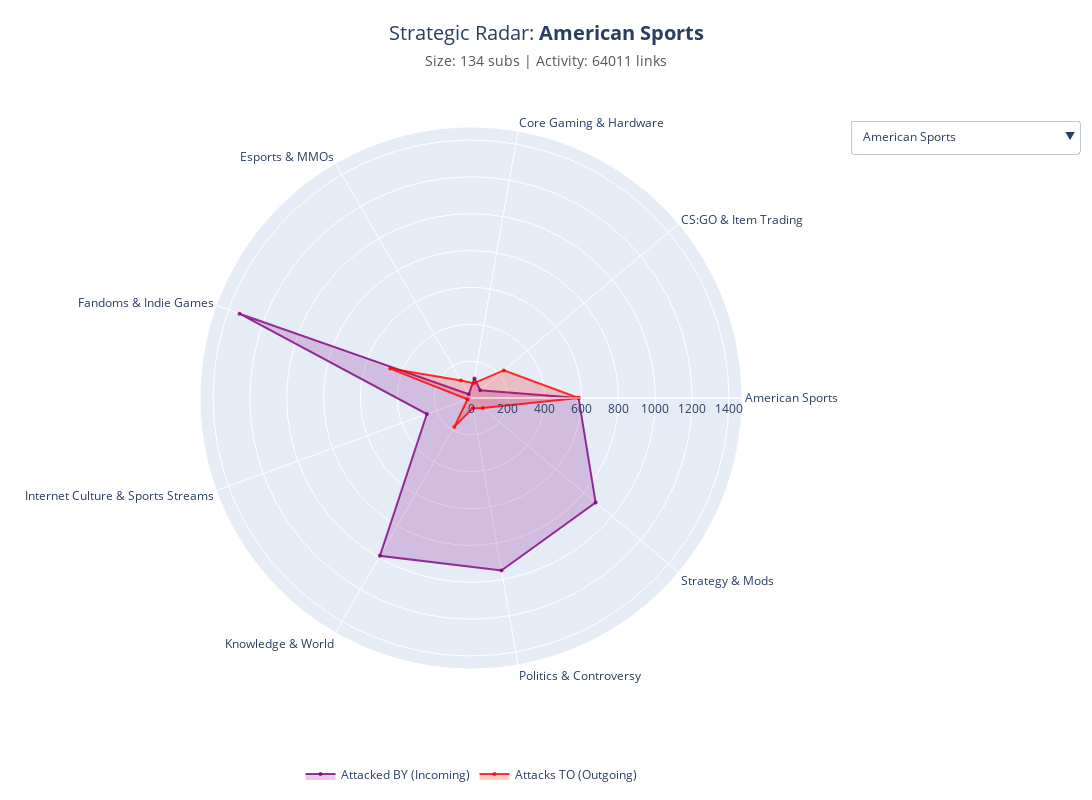

Here is the notebook cell this chart was saved with:
### Markdown cell above
### 4. The Strategic Radar — Your Early Warning System

**The Intel:**
The Warfare Matrix (above) gives you the global weather report. But a moderator doesn't need to know if it's raining *everywhere*; you need to know if a storm is hitting *your* house.
This is your **Tactical Radar**. It answers the single most important question for survival: *"When the attack comes, what flag will it fly?"*

**The Analysis:**
Select your Tribe from the dropdown. The radar generates a unique **Threat Signature** based on two defensive layers:

* **<span style="color:purple">The Purple Zone (Incoming Attacks):</span>**
    * *What it tells you:* Who is besieging you?
    * *The Shape of Danger:*
        * *A Single Spike:* You have a **Nemesis**. (e.g., *r/Science* is specifically targeted by *The Conspiracist Tribe*). You can predict exactly where the brigading will come from.
        * *A Full Circle:* You are a **Pariah**. (e.g., *r/Politics*). You are being attacked from all sides. There is no specific enemy; the world is the enemy.

* **<span style="color:red">The Red Zone (Outgoing Aggression):</span>**
    * *What it tells you:* Who are your users raiding?
    * *The Shape of Aggression:*
        * *A Spike:* Your users have a specific vendetta. They are "hunting" a neighbor.
        * *A Full Circle:* Your community is indiscriminately toxic. You are managing a "Flash Mob" that attacks anything that moves.

**Actionable Advice:**
* **Check the Radar Daily:** Before you ban a user for "trolling," check their history against your Radar. If they post in a Tribe that has a massive Purple Spike against you, they aren't a lost tourist, they are an enemy combatant.
* **Silence the Red Spikes:** If you see your community forming a Red Spike against a specific neighbor, implement an automod filter for links to that subreddit. Stop the raid before the admins step in.

### Code cell
from my_function import plot_interactive_tribe_radar

plot_interactive_tribe_radar(Tmerge_df, sub_merged_df, tribe_mapping, threshold=50)

### Figure 1 — Plotly figure (JSON) as saved in the notebook; plotly's stock layout.template omitted (floating-point values rounded to 4 significant figures)
{"data": [{"fill": "toself", "fillcolor": "rgba(128, 0, 128, 0.2)", "line": {"color": "rgba(128, 0, 128, 0.8)"}, "marker": {"size": 4}, "name": "Attacked BY (Incoming)", "r": [584, 65, 108, 24, 1337, 255, 989, 951, 883, 584], "theta": ["American Sports", "CS:GO & Item Trading", "Core Gaming & Hardware", "Esports & MMOs", "Fandoms & Indie Games", "Internet Culture & Sports Streams", "Knowledge & World", "Politics & Controversy", "Strategy & Mods", "American Sports"], "type": "scatterpolar"}, {"fill": "toself", "fillcolor": "rgba(255, 0, 0, 0.2)", "line": {"color": "rgba(255, 0, 0, 0.8)"}, "marker": {"size": 4}, "name": "Attacks TO (Outgoing)", "r": [584, 233, 81, 110, 467, 20, 181, 56, 84, 584], "theta": ["American Sports", "CS:GO & Item Trading", "Core Gaming & Hardware", "Esports & MMOs", "Fandoms & Indie Games", "Internet Culture & Sports Streams", "Knowledge & World", "Politics & Controversy", "Strategy & Mods", "American Sports"], "type": "scatterpolar"}], "layout": {"height": 800, "legend": {"orientation": "h", "x": 0.5, "xanchor": "center", "y": -0.15}, "margin": {"b": 100, "l": 200, "r": 200, "t": 120}, "polar": {"radialaxis": {"range": [0, 1471.0], "visible": true}}, "title": {"font": {"size": 20}, "text": "Strategic Radar: <b>American Sports</b><br><span style='font-size:14px; color:#555;'>Size: 134 subs | Activity: 64011 links</span>", "x": 0.5, "xanchor": "center", "y": 0.95}, "updatemenus": [{"active": 0, "buttons": [{"args": [{"r": [[584, 65, 108, 24, 1337, 255, 989, 951, 883, 584], [584, 233, 81, 110, 467, 20, 181, 56, 84, 584]], "theta": [["American Sports", "CS:GO & Item Trading", "Core Gaming & Hardware", "Esports & MMOs", "Fandoms & Indie Games", "Internet Culture & Sports Streams", "Knowledge & World", "Politics & Controversy", "Strategy & Mods", "American Sports"], ["American Sports", "CS:GO & Item Trading", "Core Gaming & Hardware", "Esports & MMOs", "Fandoms & Indie Games", "Internet Culture & Sports Streams", "Knowledge & World", "Politics & Controversy", "Strategy & Mods", "American Sports"]]}, {"polar.radialaxis.range": [0, 1471.0], "title": "Strategic Radar: <b>American Sports</b><br><span style='font-size:14px; color:#555;'>Size: 134 subs | Activity: 64011 links</span>"}], "label": "American Sports", "method": "update"}, {"args": [{"r": [[233, 248, 190, 40, 63, 3063, 64, 209, 2325, 72, 58, 1560, 1011, 233], [65, 248, 85, 13, 54, 217, 3, 8, 52, 8, 13, 18, 31, 65]], "theta": [["American Sports", "CS:GO & Item Trading", "Core Gaming & Hardware", "Critique & Sociology", "Esports & MMOs", "Fandoms & Indie Games", "General Discussion", "Internet Culture & Sports Streams", "Knowledge & World", "Meta-Humor & Bot Watch", "Personal Support & Advice", "Politics & Controversy", "Strategy & Mods", "American Sports"], ["American Sports", "CS:GO & Item Trading", "Core Gaming & Hardware", "Critique & Sociology", "Esports & MMOs", "Fandoms & Indie Games", "General Discussion", "Internet Culture & Sports Streams", "Knowledge & World", "Meta-Humor & Bot Watch", "Personal Support & Advice", "Politics & Controversy", "Strategy & Mods", "American Sports"]]}, {"polar.radialaxis.range": [0, 3369.0], "title": "Strategic Radar: <b>CS:GO & Item Trading</b><br><span style='font-size:14px; color:#555;'>Size: 380 subs | Activity: 99803 links</span>"}], "label": "CS:GO & Item Trading", "method": "update"}, {"args": [{"r": [[81, 85, 293, 48, 915, 132, 785, 24, 393, 448, 81], [108, 190, 293, 143, 212, 18, 120, 29, 49, 69, 108]], "theta": [["American Sports", "CS:GO & Item Trading", "Core Gaming & Hardware", "Esports & MMOs", "Fandoms & Indie Games", "Internet Culture & Sports Streams", "Knowledge & World", "Meta-Humor & Bot Watch", "Politics & Controversy", "Strategy & Mods", "American Sports"], ["American Sports", "CS:GO & Item Trading", "Core Gaming & Hardware", "Esports & MMOs", "Fandoms & Indie Games", "Internet Culture & Sports Streams", "Knowledge & World", "Meta-Humor & Bot Watch", "Politics & Controversy", "Strategy & Mods", "American Sports"]]}, {"polar.radialaxis.range": [0, 1007.0], "title": "Strategic Radar: <b>Core Gaming & Hardware</b><br><span style='font-size:14px; color:#555;'>Size: 524 subs | Activity: 88467 links</span>"}], "label": "Core Gaming & Hardware", "method": "update"}, {"args": [{"r": [[13, 177, 279, 241, 90, 71, 18, 13], [40, 177, 64, 17, 0, 6, 33, 40]], "theta": [["CS:GO & Item Trading", "Critique & Sociology", "Fandoms & Indie Games", "Knowledge & World", "Politics & Controversy", "Strategy & Mods", "Visual Viral Content", "CS:GO & Item Trading"], ["CS:GO & Item Trading", "Critique & Sociology", "Fandoms & Indie Games", "Knowledge & World", "Politics & Controversy", "Strategy & Mods", "Visual Viral Content", "CS:GO & Item Trading"]]}, {"polar.radialaxis.range": [0, 306.9], "title": "Strategic Radar: <b>Critique & Sociology</b><br><span style='font-size:14px; color:#555;'>Size: 174 subs | Activity: 31760 links</span>"}], "label": "Critique & Sociology", "method": "update"}, {"args": [{"r": [[110, 54, 143, 179, 1489, 123, 1344, 1690, 1801, 110], [24, 63, 48, 179, 121, 5, 30, 51, 82, 24]], "theta": [["American Sports", "CS:GO & Item Trading", "Core Gaming & Hardware", "Esports & MMOs", "Fandoms & Indie Games", "Internet Culture & Sports Streams", "Knowledge & World", "Politics & Controversy", "Strategy & Mods", "American Sports"], ["American Sports", "CS:GO & Item Trading", "Core Gaming & Hardware", "Esports & MMOs", "Fandoms & Indie Games", "Internet Culture & Sports Streams", "Knowledge & World", "Politics & Controversy", "Strategy & Mods", "American Sports"]]}, {"polar.radialaxis.range": [0, 1981.0], "title": "Strategic Radar: <b>Esports & MMOs</b><br><span style='font-size:14px; color:#555;'>Size: 156 subs | Activity: 82646 links</span>"}], "label": "Esports & MMOs", "method": "update"}, {"args": [{"r": [[467, 217, 212, 64, 121, 4151, 126, 312, 3984, 37, 117, 63, 4, 32, 119, 2542, 2001, 55, 30, 467], [1337, 3063, 915, 279, 1489, 4151, 297, 159, 979, 396, 898, 359, 139, 44, 637, 937, 1968, 478, 208, 1337]], "theta": [["American Sports", "CS:GO & Item Trading", "Core Gaming & Hardware", "Critique & Sociology", "Esports & MMOs", "Fandoms & Indie Games", "General Discussion", "Internet Culture & Sports Streams", "Knowledge & World", "Media Fandoms", "Meta-Humor & Bot Watch", "Music & Global Sports", "NSFW (Social & Requests)", "NSFW (Visual - Porn)", "Personal Support & Advice", "Politics & Controversy", "Strategy & Mods", "Tech & Lifestyle", "Visual Viral Content", "American Sports"], ["American Sports", "CS:GO & Item Trading", "Core Gaming & Hardware", "Critique & Sociology", "Esports & MMOs", "Fandoms & Indie Games", "General Discussion", "Internet Culture & Sports Streams", "Knowledge & World", "Media Fandoms", "Meta-Humor & Bot Watch", "Music & Global Sports", "NSFW (Social & Requests)", "NSFW (Visual - Porn)", "Personal Support & Advice", "Politics & Controversy", "Strategy & Mods", "Tech & Lifestyle", "Visual Viral Content", "American Sports"]]}, {"polar.radialaxis.range": [0, 4566.0], "title": "Strategic Radar: <b>Fandoms & Indie Games</b><br><span style='font-size:14px; color:#555;'>Size: 206 subs | Activity: 244989 links</span>"}], "label": "Fandoms & Indie Games", "method": "update"}, {"args": [{"r": [[3, 297, 184, 339, 148, 57, 107, 87, 105, 3], [64, 126, 184, 83, 325, 193, 9, 13, 268, 64]], "theta": [["CS:GO & Item Trading", "Fandoms & Indie Games", "General Discussion", "Knowledge & World", "Meta-Humor & Bot Watch", "Music & Global Sports", "Politics & Controversy", "Strategy & Mods", "Tech & Lifestyle", "CS:GO & Item Trading"], ["CS:GO & Item Trading", "Fandoms & Indie Games", "General Discussion", "Knowledge & World", "Meta-Humor & Bot Watch", "Music & Global Sports", "Politics & Controversy", "Strategy & Mods", "Tech & Lifestyle", "CS:GO & Item Trading"]]}, {"polar.radialaxis.range": [0, 372.9], "title": "Strategic Radar: <b>General Discussion</b><br><span style='font-size:14px; color:#555;'>Size: 827 subs | Activity: 63736 links</span>"}], "label": "General Discussion", "method": "update"}, {"args": [{"r": [[20, 8, 18, 5, 159, 84, 216, 27, 84, 71, 7, 20], [255, 209, 132, 123, 312, 84, 195, 28, 85, 186, 78, 255]], "theta": [["American Sports", "CS:GO & Item Trading", "Core Gaming & Hardware", "Esports & MMOs", "Fandoms & Indie Games", "Internet Culture & Sports Streams", "Knowledge & World", "NSFW (Visual - Porn)", "Politics & Controversy", "Strategy & Mods", "Tech & Lifestyle", "American Sports"], ["American Sports", "CS:GO & Item Trading", "Core Gaming & Hardware", "Esports & MMOs", "Fandoms & Indie Games", "Internet Culture & Sports Streams", "Knowledge & World", "NSFW (Visual - Porn)", "Politics & Controversy", "Strategy & Mods", "Tech & Lifestyle", "American Sports"]]}, {"polar.radialaxis.range": [0, 343.2], "title": "Strategic Radar: <b>Internet Culture & Sports Streams</b><br><span style='font-size:14px; color:#555;'>Size: 280 subs | Activity: 36033 links</span>"}], "label": "Internet Culture & Sports Streams", "method": "update"}, {"args": [{"r": [[181, 52, 120, 17, 30, 979, 83, 195, 1294, 27, 55, 39, 13, 65, 36, 743, 887, 27, 20, 181], [989, 2325, 785, 241, 1344, 3984, 339, 216, 1294, 201, 624, 267, 72, 106, 321, 1154, 1983, 363, 80, 989]], "theta": [["American Sports", "CS:GO & Item Trading", "Core Gaming & Hardware", "Critique & Sociology", "Esports & MMOs", "Fandoms & Indie Games", "General Discussion", "Internet Culture & Sports Streams", "Knowledge & World", "Media Fandoms", "Meta-Humor & Bot Watch", "Music & Global Sports", "NSFW (Social & Requests)", "NSFW (Visual - Porn)", "Personal Support & Advice", "Politics & Controversy", "Strategy & Mods", "Tech & Lifestyle", "Visual Viral Content", "American Sports"], ["American Sports", "CS:GO & Item Trading", "Core Gaming & Hardware", "Critique & Sociology", "Esports & MMOs", "Fandoms & Indie Games", "General Discussion", "Internet Culture & Sports Streams", "Knowledge & World", "Media Fandoms", "Meta-Humor & Bot Watch", "Music & Global Sports", "NSFW (Social & Requests)", "NSFW (Visual - Porn)", "Personal Support & Advice", "Politics & Controversy", "Strategy & Mods", "Tech & Lifestyle", "Visual Viral Content", "American Sports"]]}, {"polar.radialaxis.range": [0, 4382.0], "title": "Strategic Radar: <b>Knowledge & World</b><br><span style='font-size:14px; color:#555;'>Size: 6656 subs | Activity: 287450 links</span>"}], "label": "Knowledge & World", "method": "update"}, {"args": [{"r": [[396, 201, 758, 91, 396], [37, 27, 758, 4, 37]], "theta": [["Fandoms & Indie Games", "Knowledge & World", "Media Fandoms", "Politics & Controversy", "Fandoms & Indie Games"], ["Fandoms & Indie Games", "Knowledge & World", "Media Fandoms", "Politics & Controversy", "Fandoms & Indie Games"]]}, {"polar.radialaxis.range": [0, 833.8], "title": "Strategic Radar: <b>Media Fandoms</b><br><span style='font-size:14px; color:#555;'>Size: 157 subs | Activity: 53526 links</span>"}], "label": "Media Fandoms", "method": "update"}, {"args": [{"r": [[8, 29, 898, 325, 624, 787, 50, 243, 194, 60, 8], [72, 24, 117, 148, 55, 787, 39, 4, 21, 91, 72]], "theta": [["CS:GO & Item Trading", "Core Gaming & Hardware", "Fandoms & Indie Games", "General Discussion", "Knowledge & World", "Meta-Humor & Bot Watch", "Music & Global Sports", "Politics & Controversy", "Strategy & Mods", "Tech & Lifestyle", "CS:GO & Item Trading"], ["CS:GO & Item Trading", "Core Gaming & Hardware", "Fandoms & Indie Games", "General Discussion", "Knowledge & World", "Meta-Humor & Bot Watch", "Music & Global Sports", "Politics & Controversy", "Strategy & Mods", "Tech & Lifestyle", "CS:GO & Item Trading"]]}, {"polar.radialaxis.range": [0, 987.8], "title": "Strategic Radar: <b>Meta-Humor & Bot Watch</b><br><span style='font-size:14px; color:#555;'>Size: 166 subs | Activity: 77974 links</span>"}], "label": "Meta-Humor & Bot Watch", "method": "update"}, {"args": [{"r": [[359, 193, 267, 39, 108, 70, 55, 359], [63, 57, 39, 50, 108, 3, 2, 63]], "theta": [["Fandoms & Indie Games", "General Discussion", "Knowledge & World", "Meta-Humor & Bot Watch", "Music & Global Sports", "Politics & Controversy", "Strategy & Mods", "Fandoms & Indie Games"], ["Fandoms & Indie Games", "General Discussion", "Knowledge & World", "Meta-Humor & Bot Watch", "Music & Global Sports", "Politics & Controversy", "Strategy & Mods", "Fandoms & Indie Games"]]}, {"polar.radialaxis.range": [0, 394.9], "title": "Strategic Radar: <b>Music & Global Sports</b><br><span style='font-size:14px; color:#555;'>Size: 83 subs | Activity: 30278 links</span>"}], "label": "Music & Global Sports", "method": "update"}, {"args": [{"r": [[139, 72, 29, 139], [4, 13, 29, 4]], "theta": [["Fandoms & Indie Games", "Knowledge & World", "NSFW (Social & Requests)", "Fandoms & Indie Games"], ["Fandoms & Indie Games", "Knowledge & World", "NSFW (Social & Requests)", "Fandoms & Indie Games"]]}, {"polar.radialaxis.range": [0, 152.9], "title": "Strategic Radar: <b>NSFW (Social & Requests)</b><br><span style='font-size:14px; color:#555;'>Size: 135 subs | Activity: 7026 links</span>"}], "label": "NSFW (Social & Requests)", "method": "update"}, {"args": [{"r": [[44, 28, 106, 43, 84, 44], [32, 27, 65, 50, 54, 32]], "theta": [["Fandoms & Indie Games", "Internet Culture & Sports Streams", "Knowledge & World", "Politics & Controversy", "Strategy & Mods", "Fandoms & Indie Games"], ["Fandoms & Indie Games", "Internet Culture & Sports Streams", "Knowledge & World", "Politics & Controversy", "Strategy & Mods", "Fandoms & Indie Games"]]}, {"polar.radialaxis.range": [0, 116.6], "title": "Strategic Radar: <b>NSFW (Visual - Porn)</b><br><span style='font-size:14px; color:#555;'>Size: 63 subs | Activity: 13589 links</span>"}], "label": "NSFW (Visual - Porn)", "method": "update"}, {"args": [{"r": [[13, 637, 321, 139, 224, 129, 13], [58, 119, 36, 139, 6, 8, 58]], "theta": [["CS:GO & Item Trading", "Fandoms & Indie Games", "Knowledge & World", "Personal Support & Advice", "Politics & Controversy", "Strategy & Mods", "CS:GO & Item Trading"], ["CS:GO & Item Trading", "Fandoms & Indie Games", "Knowledge & World", "Personal Support & Advice", "Politics & Controversy", "Strategy & Mods", "CS:GO & Item Trading"]]}, {"polar.radialaxis.range": [0, 700.7], "title": "Strategic Radar: <b>Personal Support & Advice</b><br><span style='font-size:14px; color:#555;'>Size: 105 subs | Activity: 30192 links</span>"}], "label": "Personal Support & Advice", "method": "update"}, {"args": [{"r": [[56, 18, 49, 0, 51, 937, 9, 85, 1154, 4, 4, 3, 50, 6, 1363, 1198, 2, 0, 56], [951, 1560, 393, 90, 1690, 2542, 107, 84, 743, 91, 243, 70, 43, 224, 1363, 3011, 125, 60, 951]], "theta": [["American Sports", "CS:GO & Item Trading", "Core Gaming & Hardware", "Critique & Sociology", "Esports & MMOs", "Fandoms & Indie Games", "General Discussion", "Internet Culture & Sports Streams", "Knowledge & World", "Media Fandoms", "Meta-Humor & Bot Watch", "Music & Global Sports", "NSFW (Visual - Porn)", "Personal Support & Advice", "Politics & Controversy", "Strategy & Mods", "Tech & Lifestyle", "Visual Viral Content", "American Sports"], ["American Sports", "CS:GO & Item Trading", "Core Gaming & Hardware", "Critique & Sociology", "Esports & MMOs", "Fandoms & Indie Games", "General Discussion", "Internet Culture & Sports Streams", "Knowledge & World", "Media Fandoms", "Meta-Humor & Bot Watch", "Music & Global Sports", "NSFW (Visual - Porn)", "Personal Support & Advice", "Politics & Controversy", "Strategy & Mods", "Tech & Lifestyle", "Visual Viral Content", "American Sports"]]}, {"polar.radialaxis.range": [0, 3312.0], "title": "Strategic Radar: <b>Politics & Controversy</b><br><span style='font-size:14px; color:#555;'>Size: 1015 subs | Activity: 137070 links</span>"}], "label": "Politics & Controversy", "method": "update"}, {"args": [{"r": [[84, 31, 69, 6, 82, 1968, 13, 186, 1983, 21, 2, 54, 8, 3011, 4104, 1, 84], [883, 1011, 448, 71, 1801, 2001, 87, 71, 887, 194, 55, 84, 129, 1198, 4104, 85, 883]], "theta": [["American Sports", "CS:GO & Item Trading", "Core Gaming & Hardware", "Critique & Sociology", "Esports & MMOs", "Fandoms & Indie Games", "General Discussion", "Internet Culture & Sports Streams", "Knowledge & World", "Meta-Humor & Bot Watch", "Music & Global Sports", "NSFW (Visual - Porn)", "Personal Support & Advice", "Politics & Controversy", "Strategy & Mods", "Tech & Lifestyle", "American Sports"], ["American Sports", "CS:GO & Item Trading", "Core Gaming & Hardware", "Critique & Sociology", "Esports & MMOs", "Fandoms & Indie Games", "General Discussion", "Internet Culture & Sports Streams", "Knowledge & World", "Meta-Humor & Bot Watch", "Music & Global Sports", "NSFW (Visual - Porn)", "Personal Support & Advice", "Politics & Controversy", "Strategy & Mods", "Tech & Lifestyle", "American Sports"]]}, {"polar.radialaxis.range": [0, 4514.0], "title": "Strategic Radar: <b>Strategy & Mods</b><br><span style='font-size:14px; color:#555;'>Size: 165 subs | Activity: 162200 links</span>"}], "label": "Strategy & Mods", "method": "update"}, {"args": [{"r": [[478, 268, 78, 363, 91, 125, 85, 195, 478], [55, 105, 7, 27, 60, 2, 1, 195, 55]], "theta": [["Fandoms & Indie Games", "General Discussion", "Internet Culture & Sports Streams", "Knowledge & World", "Meta-Humor & Bot Watch", "Politics & Controversy", "Strategy & Mods", "Tech & Lifestyle", "Fandoms & Indie Games"], ["Fandoms & Indie Games", "General Discussion", "Internet Culture & Sports Streams", "Knowledge & World", "Meta-Humor & Bot Watch", "Politics & Controversy", "Strategy & Mods", "Tech & Lifestyle", "Fandoms & Indie Games"]]}, {"polar.radialaxis.range": [0, 525.8], "title": "Strategic Radar: <b>Tech & Lifestyle</b><br><span style='font-size:14px; color:#555;'>Size: 99 subs | Activity: 39966 links</span>"}], "label": "Tech & Lifestyle", "method": "update"}, {"args": [{"r": [[33, 208, 80, 60, 33], [18, 30, 20, 0, 18]], "theta": [["Critique & Sociology", "Fandoms & Indie Games", "Knowledge & World", "Politics & Controversy", "Critique & Sociology"], ["Critique & Sociology", "Fandoms & Indie Games", "Knowledge & World", "Politics & Controversy", "Critique & Sociology"]]}, {"polar.radialaxis.range": [0, 228.8], "title": "Strategic Radar: <b>Visual Viral Content</b><br><span style='font-size:14px; color:#555;'>Size: 24 subs | Activity: 9366 links</span>"}], "label": "Visual Viral Content", "method": "update"}], "x": 1.2, "xanchor": "left", "y": 1, "yanchor": "top"}], "width": 1100}}
